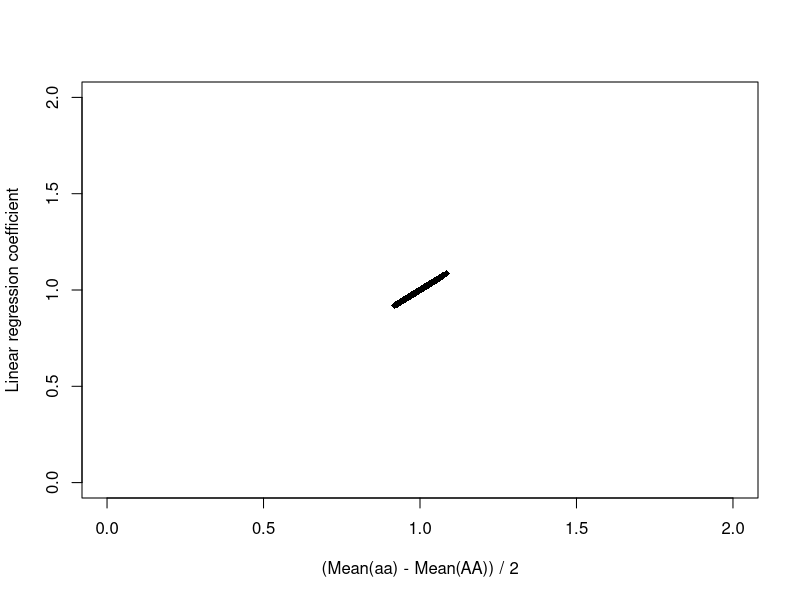
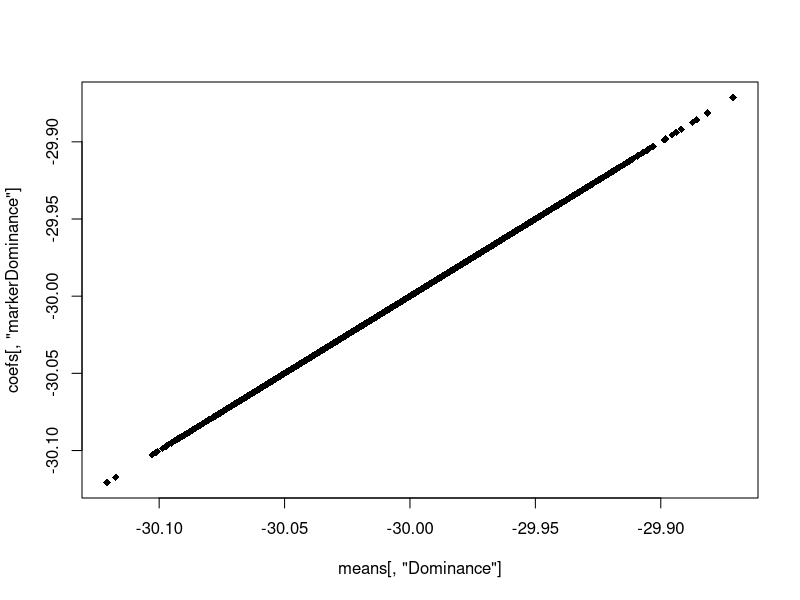

The R script that drew these images, in order:
# Example to show / learn about additive genetic effects and dominance deviations

nind <- 1000
nperm <- 10000

# AA, AB, BB genotypes frequencies
percentage <- c(0.25 , 0.50); percentage <- c(percentage, 1-sum(percentage))

# Simulation parameters
sim.dom <- -30
sim.add <- 1

genotypes <- c(rep("AA", percentage[1] * nind), rep("AB", percentage[2] * nind), rep("BB", percentage[3] * nind))

means <- NULL
coefs <- NULL
for(x in 1:nperm){
  marker <- genotypes[sample(nind,nind)]
  markerAdditive  <- as.numeric(as.factor(marker))
  markerDominance <- as.numeric(marker == "AB")

  phenotype <- rnorm(nind, 10, 0.5)
  
  # Additive effect A, H, B 
  phenotype[markerAdditive==1] <- phenotype[markerAdditive==1] + 0 * sim.add
  phenotype[markerAdditive==2] <- phenotype[markerAdditive==2] + 1 * sim.add
  phenotype[markerAdditive==3] <- phenotype[markerAdditive==3] + 2 * sim.add

  # Major dominance / hybrid viggor effect of genotype H
  phenotype[markerAdditive==2] <- phenotype[markerAdditive==2] + sim.dom

  means <- rbind(means, c(Additive = (mean(phenotype[markerAdditive==3]) - mean(phenotype[markerAdditive==1]))/2, Dominance = (mean(phenotype[markerAdditive==2]) - mean(phenotype[markerAdditive!=2])) ))
  m012  <- markerAdditive
  coefs <- rbind(coefs, lm(phenotype ~  markerDominance + markerAdditive)$coefficients)
}

plot(c(0,2), c(0,2), xlab = "(Mean(aa) - Mean(AA)) / 2", ylab="Linear regression coefficient", t = 'n')
points(means[,"Additive"], coefs[,"markerAdditive"], pch=18)
cor(means, coefs, method="spearman")

plot(means[,"Dominance"], coefs[,"markerDominance"], pch=18)